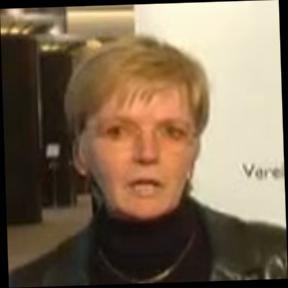
#> input picture all_data/Gabi_Zimmer/0/aligned_detect_0.1003.jpg, 288 x 288 px, found by its file name; its folder holds only this picture in this run
$ python data.py   (Python 2 division)
#> lines starting #> are read from the running program, lines starting #| are printed output that depends on the picture
import os
import numpy as np
import cv2


def get_imgs(data_pwd,out_pwd):
#> called with data_pwd = '/home/ubuntu/deep_id_1/all_data', out_pwd = '/home/ubuntu/deep_id_1/out_data'
	if not os.path.exists(out_pwd):
		os.mkdir(out_pwd)

	for people_fd in os.listdir(data_pwd):
		people_pwd=os.path.join(data_pwd,people_fd)
		out_people_pwd=os.path.join(out_pwd,people_fd)
		if not os.path.exists(out_people_pwd):
			os.mkdir(out_people_pwd)
		for holder in os.listdir(people_pwd):
		   for img in os.listdir(os.path.join(people_pwd,holder)):
			img_pwd=os.path.join(people_pwd,holder,img)
			out_img_pwd=os.path.join(out_people_pwd,img)
			img=cv2.imread(img_pwd)
#> img is the input picture: shape (288, 288, 3); mean B, G, R 83.6, 106.5, 126.4
			h,w=img.shape[0],img.shape[1]
#> h = 288; w = 288
			out_img=img[int(h/4):int(3*h/4),int(w/4):int(3*w/4),:]
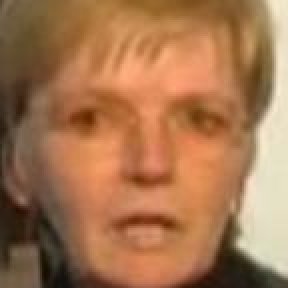
#> out_img: shape (144, 144, 3) (shown 2 times larger); mean B, G, R 79.9, 116.7, 165.4
			'''  10*3*2 patches ,choose it yourself
			'''
			cv2.imwrite(out_img_pwd,out_img)


if __name__=="__main__":
	data_pwd='/home/ubuntu/deep_id_1/all_data'
	out_pwd='/home/ubuntu/deep_id_1/out_data'
	get_imgs(data_pwd,out_pwd)

$ run again, on all_data/Gabi_Zimmer/1/aligned_detect_1.897.jpg
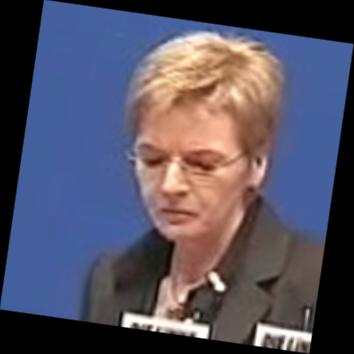
#> input picture all_data/Gabi_Zimmer/1/aligned_detect_1.897.jpg, 354 x 354 px, found by its file name
#> in get_imgs, img is the input picture: shape (354, 354, 3); mean B, G, R 98.9, 81.7, 85.1
#> in get_imgs, `out_img=img[int(h/4):int(3*h/4),int(w/4):int(3*w/4),:]`:
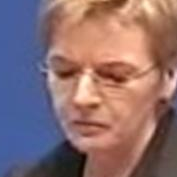
#> out_img: shape (177, 177, 3); mean B, G, R 112, 110.2, 139.3
